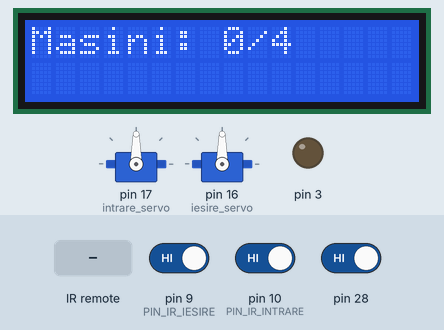
Simulated run of this sketch. Board: Arduino Mega 2560, built with avr-gcc and run on an emulated ATmega2560. On the bench: 16×2 character LCD, 2 × servo, output pins drawn as LEDs (lit = HIGH). The test bench sets the inputs (shaded band); at power-on: pin 28 HIGH, pin 10 (PIN_IR_INTRARE) HIGH, pin 9 (PIN_IR_IESIRE) HIGH. What the sketch prints to the serial monitor is not drawn.

Above: at 1.6 s.
1.7 s: pin 28 driven LOW
At 4.5 s:
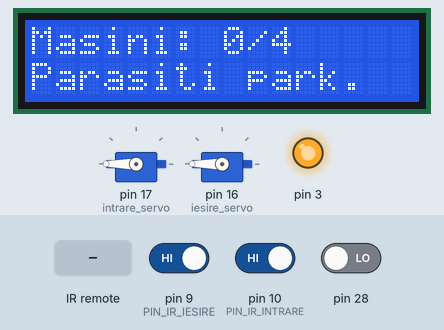
5.5 s: pin 28 driven HIGH
13.2 s: pin 10 (PIN_IR_INTRARE) driven LOW
At 14.3 s:
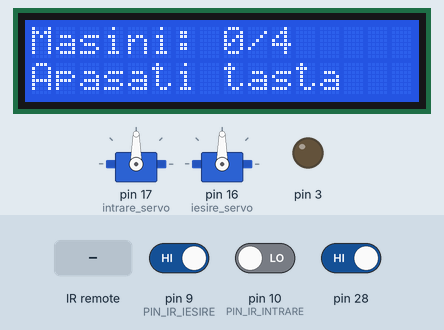
14.9 s: infrared code 0x1 received
At 15.9 s:
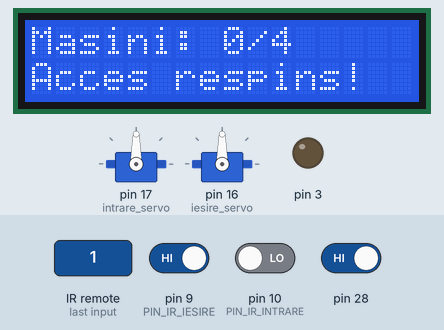
Timing chart, 0 to 17.9 s (numbered marks = the images above; inputs shaded):
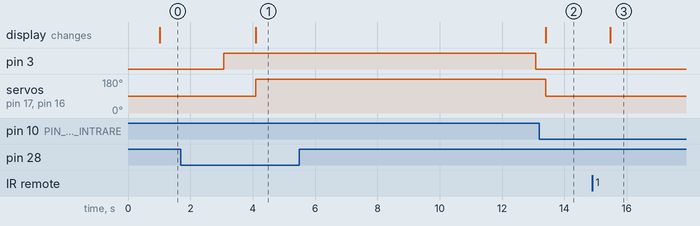

The sketch:

cod.ino
```cpp
#include <IRremote.h>
#include <Wire.h>
#include <LiquidCrystal_I2C.h>
#include <Servo.h>

#define IR_RECEIVE_PIN 8
#define PIN_IR_INTRARE 10
#define PIN_IR_IESIRE 9

LiquidCrystal_I2C lcd(0x27, 16, 2);
bool ir_1_trigger = false;
bool ir_2_trigger = false;
bool updateDisplay = true;
int masiniInParcare = 0;
unsigned long timp_buzzer = 0;
int timpIntrareServo = 0;
int timpIesireServo = 0;
int verificareStatus = 0;
unsigned long lastEcranUpdate = 0;
int timpReset = 0;
unsigned long lastTick_foc = 0;
Servo intrare_servo;
Servo iesire_servo;

int acceptedCommands[4] = {69, 70, 71, 68};

void setup() {
    Wire.begin();
    lcd.begin();
    lcd.backlight();
    Serial.begin(9600);
    IrReceiver.begin(IR_RECEIVE_PIN);
    intrare_servo.attach(17);
    iesire_servo.attach(16);
    pinMode(A2, INPUT);
    pinMode(3, OUTPUT);
}

void loop() {
    irLogica();
    logicaIRremote();
    if (millis() - lastEcranUpdate > 1000) {
        updateScreenContent();
        if (timpReset > 0) {
            timpReset--;
        }
        if (timpReset == 0 && verificareStatus != 1) {
            verificareStatus = 0;
        }
        if (timpIntrareServo > 0) {
            intrare_servo.write(180);
            timpIntrareServo--;
        }
        if (timpIesireServo > 0) {
            iesire_servo.write(180);
            timpIesireServo--;
        }
        if (timpIntrareServo == 0) {
            intrare_servo.write(90);
        }
        if (timpIesireServo == 0) {
            iesire_servo.write(90);
        }
        lastEcranUpdate = millis();
    }
    if (millis() > lastTick_foc) {
        logicaFoc();
        lastTick_foc = millis() + 3000;
    }
    if (millis() < timp_buzzer)
        digitalWrite(3, HIGH);
    else
        digitalWrite(3, LOW);
}

void logicaIRremote() {
    if (IrReceiver.decode()) {
        int command = IrReceiver.decodedIRData.command;
        Serial.print("Received IR command: ");
        Serial.println(command);
        if (verificareStatus == 1) {
            if (isIntInArray(command, acceptedCommands, 4)) {
                verificareStatus = 2;
                timpReset = 3;
                if (masiniInParcare < 4) {
                    masiniInParcare++;
                    timpIntrareServo = 5;
                }
            } else {
                verificareStatus = 3;
                timpReset = 3;
            }
        }
        IrReceiver.resume();
    }
}

void updateScreenContent() {
    lcd.clear();
    String line_1 = "Masini: " + String(masiniInParcare) + "/4";
    String urgenta = "";
    String line_2 = "";
    switch (verificareStatus) {
        case 1:
            line_2 = "Apasati tasta";
            break;
        case 2:
            line_2 = "Acces permis!";
            break;
        case 3:
            line_2 = "Acces respins!";
            break;
        default:
            break;
    }
    String line_3 = "";
    String line_4 = "";

    if (millis() < timp_buzzer)
       line_4 = "Parasiti park.";


    if (masiniInParcare == 4) {
        line_4 = "Parcare plina!";
    }
    lcd.setCursor(0, 0);
    lcd.print(line_1);
    lcd.setCursor(0, 1);
    lcd.print(line_2);
    lcd.setCursor(0, 2);
    lcd.print(line_3);
    lcd.setCursor(0, 3);
    lcd.print(line_4);
}

void irLogica() {
    if (!digitalRead(PIN_IR_INTRARE) && !ir_1_trigger) {
        ir_1_trigger = true;
        if (masiniInParcare < 4) {
            verificareStatus = 1;
        }
    }
    if (!digitalRead(PIN_IR_IESIRE) && !ir_2_trigger) {
        ir_2_trigger = true;
        if (masiniInParcare != 0) {
            masiniInParcare--;
            timpIesireServo = 5;
            Serial.print(masiniInParcare);
            Serial.println("O masina a iesit!");
        }
        delay(50);
    }
    if (digitalRead(PIN_IR_INTRARE) && ir_1_trigger) {
        ir_1_trigger = false;
    }
    if (digitalRead(PIN_IR_IESIRE) && ir_2_trigger) {
        ir_2_trigger = false;
    }
    delay(5);
}

bool isIntInArray(int arg1, int* arg2, int size) {
    for (int i = 0; i < size; i++) {
        if (arg1 == arg2[i]) return true;
    }
    return false;
}

void logicaFoc() {
    if (!digitalRead(28)) {
        timp_buzzer = millis() + 10000;
        timpIesireServo = 10;
        timpIntrareServo = 10;
        Serial.println("Urgenta!");
    }
}
```

Measured:
- after the input at 1.7 s, pin 3: LOW → HIGH after 1.4 s; servo on pin 17 (intrare_servo), servo on pin 16 (iesire_servo): 90° → 180° after 2.4 s; the display: changes after 2.4 s (image 1)
- after the input at 5.5 s, pin 3: HIGH → LOW after 7.6 s
- after the input at 13.2 s, the display: changes after 0.20 s (image 2)
- after the input at 14.9 s, the display: changes after 0.57 s (image 3)
